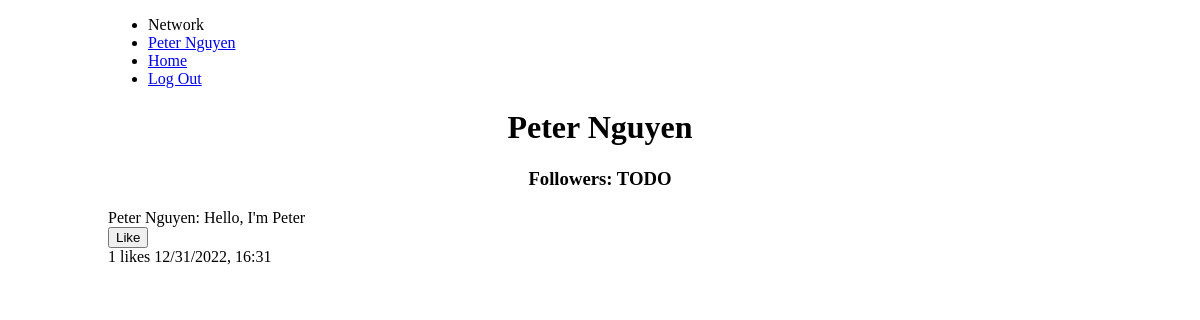
The page /profile (signed in) on the database as committed earlier.
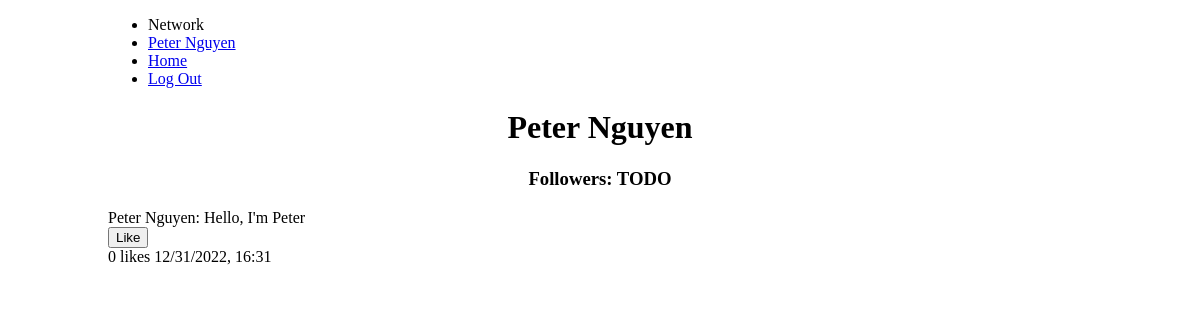
The same page on the database as committed later.
### tables this page shows
CREATE TABLE users (
    id INTEGER PRIMARY KEY AUTOINCREMENT NOT NULL,
    username TEXT NOT NULL,
    hash TEXT NOT NULL,
    followers INTEGER DEFAULT 0 NOT NULL
);

CREATE TABLE posts (
    id INTEGER PRIMARY KEY AUTOINCREMENT,
    user_id INTEGER NOT NULL,
    username TEXT NOT NULL,
    content TEXT NOT NULL,
    likes INTEGER DEFAULT 0 NOT NULL,
    datetime NUMERIC NOT NULL,
    FOREIGN KEY (user_id) REFERENCES users(id)
);

### app.py (the view)
@app.route("/profile", methods=["GET", "POST"])
@login_required
def profile():
    if request.method == "GET":
        user_id = session["user_id"]
    if request.method == "POST":
        user_id = request.form.get("user_id")
    user = executeDB("SELECT * FROM users WHERE id=?", [user_id])
    posts = get_posts(user_id)
    return render_template("profile.html", user=user[0], posts=posts)

### helpers.py (called while the page is built)
def executeDB(query, arg=None):
    conn = sql.connect('network.db')
    conn.row_factory = sql.Row # "dictionary cursor"
    cur = conn.cursor()
    if arg == None:
        cur.execute(query)
    else:
        cur.execute(query, arg)
    value = cur.fetchall()
    conn.commit()
    conn.close()
    return value

def get_posts(user_id=None):
    if user_id == None:
        posts = executeDB("SELECT * FROM posts ORDER BY datetime DESC")
    else:
        posts = executeDB("SELECT * FROM posts WHERE user_id = ? ORDER BY datetime DESC", [user_id])
    return posts

def login_required(f):
    @wraps(f)
    def decorated_function(*args, **kwargs):
        if session.get("user_id") is None:
            return redirect("/login")
        return f(*args, **kwargs)
    return decorated_function

### templates/profile.html (shortened to what this page needs)
{% extends "layout.html" %}
{% block body %}
<h1 class="center">{{ user["username"] }} </h1>
    <h3 class="center">Followers: TODO</h3>
    {% for post in posts %}
        <div>
            <div>{{ post["username"] + ": " + post["content"] }}</div>
            <form action"/like" method="post">
                <input name="like{{ post["id"] }}" type="submit" value="Like">
            </form>
            <p class="inline">{{ post["likes"] }} likes</p>
            <p class="inline">{{ post["datetime"] }}</p>
        </div>
    {% endfor %}
{% endblock %}

### templates/layout.html (shortened to what this page needs)
<!DOCTYPE html>
<html lang="en">
    <head>
        <link href="{{ url_for('static', filename='styles.css') }}" rel="stylesheet">
    </head>
    <body id="page-padding">
        <nav>
            <div>
                <div>
                    {% if session["user_id"] %}
                        <ul>
                            <li>Network</li>
                            <li><a href= "/profile">{{ session["username"] }}</a></li>
                            <li><a href="/">Home</a></li>
                            <li ><a href="/logout">Log Out</a></li>
                        </ul>
                    {% else %}
                        <ul>
                            <li><a href="/register">Register</a></li>
                            <li><a href="/login">Log In</a></li>
                        </ul>
                    {% endif %}
                </div>
            </div>
        </nav>
        {% block body %}{% endblock %}
    </body>
</html>

### static/styles.css (style rules this page uses)
.inline { margin-top: 0px; display: inline-block; }
.center { text-align: center; }
#page-padding { padding-left: 100px; padding-right:100px; }

Rows that differ between the two databases and show on the page:
changed posts "Peter Nguyen: Hello, I'm Peter": likes "1" → "0"
